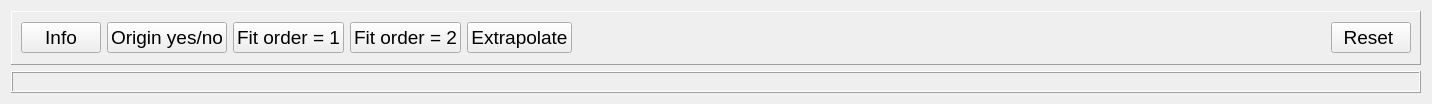
      <widget class="QWidget" name="tab_5">
       <attribute name="title">
        <string>Resolution</string>
       </attribute>
       <layout class="QGridLayout" name="gridLayout_43">
        <item row="0" column="0">
         <widget class="QFrame" name="frame_21">
          <property name="maximumSize">
           <size>
            <width>16777215</width>
            <height>80</height>
           </size>
          </property>
          <property name="frameShape">
           <enum>QFrame::Panel</enum>
          </property>
          <property name="frameShadow">
           <enum>QFrame::Raised</enum>
          </property>
          <layout class="QGridLayout" name="gridLayout_42">
           <item row="0" column="1">
            <widget class="QPushButton" name="button_origin_fwhm">
             <property name="font">
              <font>
               <pointsize>14</pointsize>
              </font>
             </property>
             <property name="text">
              <string>Origin yes/no</string>
             </property>
            </widget>
           </item>
           <item row="0" column="3">
            <widget class="QPushButton" name="button_fwhm2">
             <property name="font">
              <font>
               <pointsize>14</pointsize>
               <weight>50</weight>
               <bold>false</bold>
              </font>
             </property>
             <property name="text">
              <string>Fit order = 2</string>
             </property>
            </widget>
           </item>
           <item row="0" column="6">
            <widget class="QPushButton" name="button_reset_fwhm">
             <property name="font">
              <font>
               <pointsize>14</pointsize>
              </font>
             </property>
             <property name="text">
              <string>Reset </string>
             </property>
            </widget>
           </item>
           <item row="0" column="2">
            <widget class="QPushButton" name="button_fwhm1">
             <property name="font">
              <font>
               <pointsize>14</pointsize>
               <weight>50</weight>
               <bold>false</bold>
              </font>
             </property>
             <property name="text">
              <string>Fit order = 1</string>
             </property>
            </widget>
           </item>
           <item row="0" column="4">
            <widget class="QPushButton" name="button_extrapolate">
             <property name="font">
              <font>
               <pointsize>14</pointsize>
              </font>
             </property>
             <property name="text">
              <string>Extrapolate</string>
             </property>
            </widget>
           </item>
           <item row="0" column="5">
            <spacer name="horizontalSpacer_4">
             <property name="orientation">
              <enum>Qt::Horizontal</enum>
             </property>
             <property name="sizeHint" stdset="0">
              <size>
               <width>753</width>
               <height>34</height>
              </size>
             </property>
            </spacer>
           </item>
           <item row="0" column="0">
            <widget class="QPushButton" name="button_info_res">
             <property name="font">
              <font>
               <pointsize>14</pointsize>
              </font>
             </property>
             <property name="text">
              <string>Info</string>
             </property>
            </widget>
           </item>
          </layout>
         </widget>
        </item>
        <item row="1" column="0">
         <widget class="QFrame" name="frame_20">
          <property name="frameShape">
           <enum>QFrame::Box</enum>
          </property>
          <property name="frameShadow">
           <enum>QFrame::Raised</enum>
          </property>
          <layout class="QGridLayout" name="gridLayout_5">
           <item row="0" column="0">
            <widget class="MplWidget" name="resolution_plot" native="true">
             <property name="mouseTracking">
              <bool>false</bool>
             </property>
             <property name="autoFillBackground">
              <bool>false</bool>
             </property>
            </widget>
           </item>
          </layout>
         </widget>
        </item>
       </layout>
      </widget>
